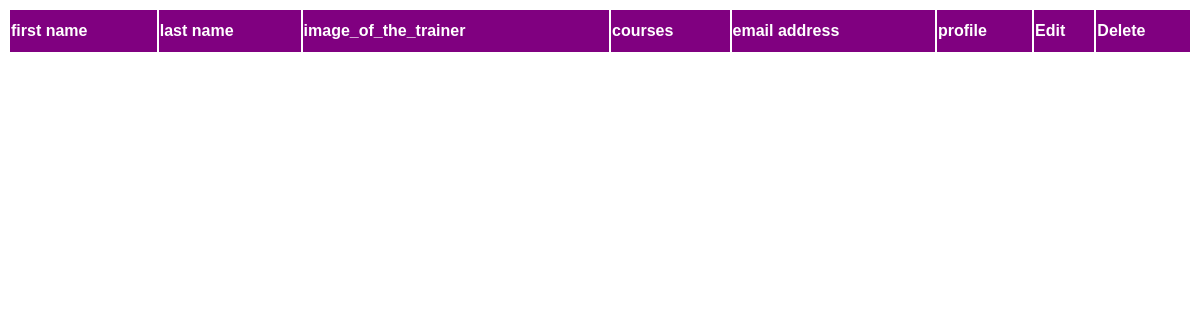
The app's page /trainer/register_list/, older data.
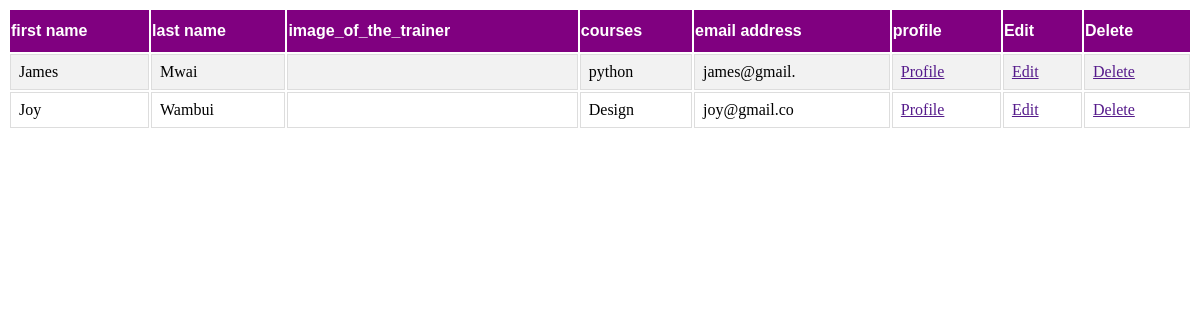
The same page, newer data.
### trainer/models.py (models this page shows)
class Trainer(models.Model):
    first_name=models.CharField(max_length=12)
    last_name=models.CharField(max_length=20)
    gender_choice=((u'F',u'female'),(u'm',u'male'),(u'o','other'))
    gender=models.CharField(max_length=12,choices=gender_choice)
    company_name=models.CharField(max_length=12)
    course_name=models.CharField(max_length=15)
    email=models.CharField(max_length=12)
    resume=models.FileField()
    city=models.CharField(max_length=10)
    image_of_the_trainer=models.ImageField(upload_to="images/")
    joining_date=models.DateField(max_length=8)
    salary=models.BigIntegerField()

### trainer/views.py (the view)
# urls.py: path("register_list/",trainer_list,name="trainer_list"),
def trainer_list(request):
    trainers=Trainer.objects.all()
    return render(request, "trainer_list.html",{"trainers":trainers})

### trainer/templates/trainer_list.html (shortened to what this page needs)
<!DOCTYPE html>
<html lang="en">
<head>
</head>
<body>
    <table class="table">
        <tr>
            <th>first name</th>
            <th>last name</th>
            <th>image_of_the_trainer</th>
            <th>courses</th>
            <th>email address</th>
            <th>profile</th>
            <th>Edit</th>
            <th>Delete</th>
        </tr>
        {% for trainer in trainers %}
        <tr>
        <td>{{ trainer.first_name }}</td>
        <td>{{ trainer.last_name }}</td>
         <td>{{ image_of_the_trainer}}</td>
        <td>{{ trainer.course_name }}</td>
        <td>{{ trainer.email }}</td>
        <td> <a href="">Profile</a></td>
        <td> <a href="">Edit</a></td>
        <td> <a href="">Delete</a></td>
    </tr>
    {% endfor %}
    </table>
</body>
</html>

Row changes from the older to the newer data that the page shows:
added Trainer: first_name "James", last_name "Mwai", course_name "python", email "james@gmail."
added Trainer: first_name "Joy", last_name "Wambui", course_name "Design", email "joy@gmail.co"
